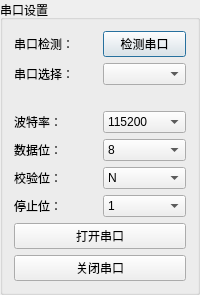
        <widget class="QGroupBox" name="formGroupBox">
         <property name="title">
          <string>串口设置</string>
         </property>
         <layout class="QVBoxLayout" name="verticalLayout_19">
          <item>
           <layout class="QVBoxLayout" name="verticalLayout_18">
            <item>
             <layout class="QHBoxLayout" name="horizontalLayout_14">
              <item>
               <widget class="QLabel" name="s1__lb_1">
                <property name="text">
                 <string>串口检测：</string>
                </property>
               </widget>
              </item>
              <item>
               <widget class="QPushButton" name="s1__box_1">
                <property name="text">
                 <string>检测串口</string>
                </property>
                <property name="autoRepeatInterval">
                 <number>100</number>
                </property>
                <property name="default">
                 <bool>true</bool>
                </property>
               </widget>
              </item>
             </layout>
            </item>
            <item>
             <layout class="QHBoxLayout" name="horizontalLayout_17">
              <item>
               <widget class="QLabel" name="s1__lb_2">
                <property name="text">
                 <string>串口选择：</string>
                </property>
               </widget>
              </item>
              <item>
               <widget class="QComboBox" name="s1__box_2"/>
              </item>
             </layout>
            </item>
            <item>
             <widget class="QLabel" name="state_label">
              <property name="text">
               <string/>
              </property>
              <property name="textFormat">
               <enum>Qt::AutoText</enum>
              </property>
              <property name="scaledContents">
               <bool>true</bool>
              </property>
              <property name="alignment">
               <set>Qt::AlignRight|Qt::AlignTrailing|Qt::AlignVCenter</set>
              </property>
             </widget>
            </item>
            <item>
             <layout class="QHBoxLayout" name="horizontalLayout_18">
              <item>
               <widget class="QLabel" name="s1__lb_3">
                <property name="text">
                 <string>波特率：</string>
                </property>
               </widget>
              </item>
              <item>
               <widget class="QComboBox" name="s1__box_3">
                <item>
                 <property name="text">
                  <string>115200</string>
                 </property>
                </item>
                <item>
                 <property name="text">
                  <string>2400</string>
                 </property>
                </item>
                <item>
                 <property name="text">
                  <string>4800</string>
                 </property>
                </item>
                <item>
                 <property name="text">
                  <string>9600</string>
                 </property>
                </item>
                <item>
                 <property name="text">
                  <string>14400</string>
                 </property>
                </item>
                <item>
                 <property name="text">
                  <string>19200</string>
                 </property>
                </item>
                <item>
                 <property name="text">
                  <string>38400</string>
                 </property>
                </item>
                <item>
                 <property name="text">
                  <string>57600</string>
                 </property>
                </item>
                <item>
                 <property name="text">
                  <string>76800</string>
                 </property>
                </item>
                <item>
                 <property name="text">
                  <string>12800</string>
                 </property>
                </item>
                <item>
                 <property name="text">
                  <string>230400</string>
                 </property>
                </item>
                <item>
                 <property name="text">
                  <string>460800</string>
                 </property>
                </item>
               </widget>
              </item>
             </layout>
            </item>
            <item>
             <layout class="QHBoxLayout" name="horizontalLayout_19">
              <item>
               <widget class="QLabel" name="s1__lb_4">
                <property name="text">
                 <string>数据位：</string>
                </property>
               </widget>
              </item>
              <item>
               <widget class="QComboBox" name="s1__box_4">
                <item>
                 <property name="text">
                  <string>8</string>
                 </property>
                </item>
                <item>
                 <property name="text">
                  <string>7</string>
                 </property>
                </item>
                <item>
                 <property name="text">
                  <string>6</string>
                 </property>
                </item>
                <item>
                 <property name="text">
                  <string>5</string>
                 </property>
                </item>
               </widget>
              </item>
             </layout>
            </item>
            <item>
             <layout class="QHBoxLayout" name="horizontalLayout_20">
              <item>
               <widget class="QLabel" name="s1__lb_5">
                <property name="text">
                 <string>校验位：</string>
                </property>
               </widget>
              </item>
              <item>
               <widget class="QComboBox" name="s1__box_5">
                <item>
                 <property name="text">
                  <string>N</string>
                 </property>
                </item>
               </widget>
              </item>
             </layout>
            </item>
            <item>
             <layout class="QHBoxLayout" name="horizontalLayout_21">
              <item>
               <widget class="QLabel" name="s1__lb_6">
                <property name="text">
                 <string>停止位：</string>
                </property>
               </widget>
              </item>
              <item>
               <widget class="QComboBox" name="s1__box_6">
                <item>
                 <property name="text">
                  <string>1</string>
                 </property>
                </item>
               </widget>
              </item>
             </layout>
            </item>
            <item>
             <widget class="QPushButton" name="open_button">
              <property name="text">
               <string>打开串口</string>
              </property>
             </widget>
            </item>
            <item>
             <widget class="QPushButton" name="close_button">
              <property name="text">
               <string>关闭串口</string>
              </property>
             </widget>
            </item>
           </layout>
          </item>
         </layout>
        </widget>
